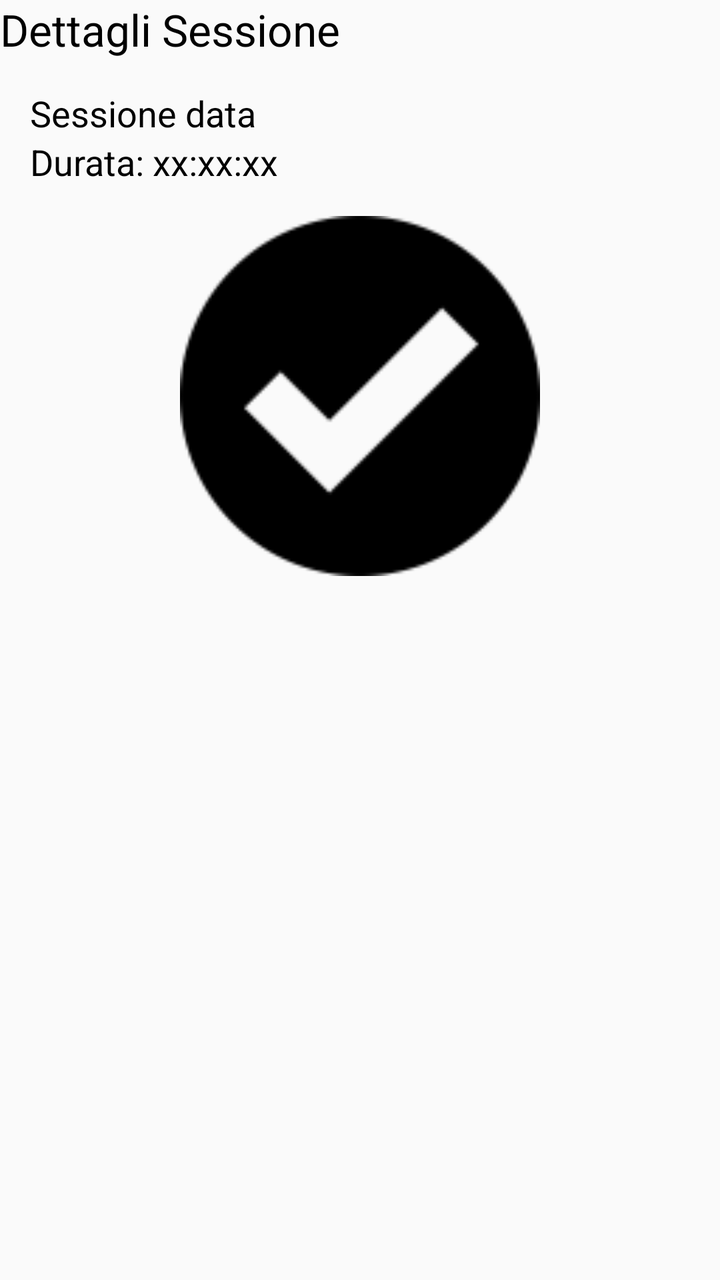
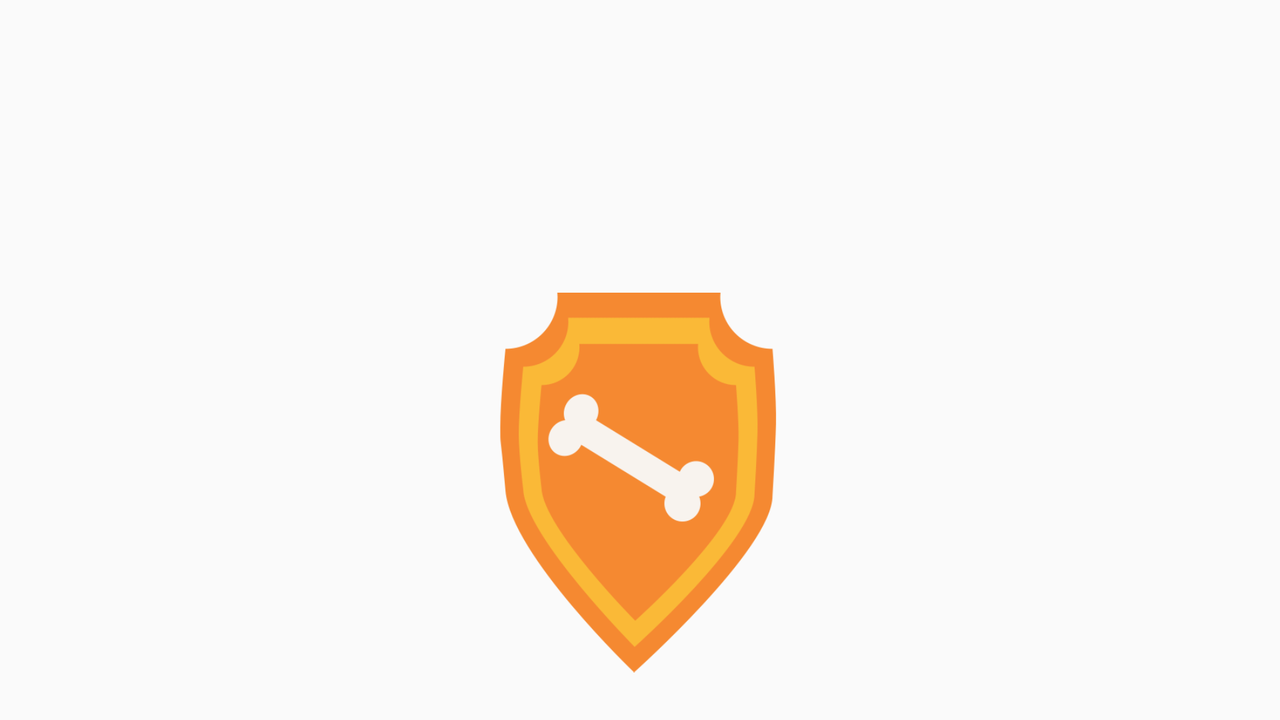

Two renders of one Android screen. The first uses the default layout on a phone; the second uses the alternative layout the repository ships for a different screen configuration, on a matching device. The two XML files are below.
<!-- AndroidManifest.xml: application theme AppTheme -->
<!-- res/layout/fragment_session_details.xml -->
<?xml version="1.0" encoding="utf-8"?>
<LinearLayout xmlns:android="http://schemas.android.com/apk/res/android"
    android:orientation="vertical" android:layout_width="match_parent"
    android:layout_height="wrap_content"
    android:id="@+id/DetailsFragment">

    <TextView
        android:layout_width="wrap_content"
        android:layout_height="wrap_content"
        android:textAppearance="?android:attr/textAppearanceLarge"
        android:text="Dettagli Sessione"
        android:id="@+id/titoloFragmentSessione" />

    <TextView
        android:layout_width="wrap_content"
        android:layout_height="wrap_content"
        android:textAppearance="?android:attr/textAppearanceMedium"
        android:text="Sessione data"
        android:layout_marginTop="15dp"
        android:layout_marginLeft="15dp"
        android:id="@+id/tvSessionName" />

    <TextView
        android:layout_width="wrap_content"
        android:layout_height="wrap_content"
        android:textAppearance="?android:attr/textAppearanceMedium"
        android:text="Durata: xx:xx:xx"
        android:layout_marginLeft="15dp"
        android:layout_marginBottom="15dp"
        android:id="@+id/tvSessionDuration" />

    <ImageView
        android:layout_width="180dp"
        android:layout_height="180dp"
        android:scaleType="fitXY"
        android:layout_gravity="center"
        android:src="@drawable/check"
        android:id="@+id/ivGraficoSessione" />


</LinearLayout>
<!-- resources referenced by this layout -->
<resources>
  <!-- drawable check: png bitmap (drawable, 2631 bytes) -->
  <!-- from res/values-v21/ -->
  <style name="AppTheme" parent="android:Theme.Material.Light">
          <item name="android:colorPrimary">@color/colorPrimary</item>
          <item name="android:colorPrimaryDark">@color/colorPrimaryDark</item>
          <item name="android:colorAccent">@color/colorAccent</item>
          <item name="android:textColorPrimary">@color/textColorPrimary</item>
          <item name="android:textColor">@color/textColorSecondary</item>
          <item name="android:navigationBarColor">@color/navigationBarColor</item>
      </style>
  <color name="colorPrimary">#f44336</color>
  <color name="colorPrimaryDark">#b71c1c</color>
  <color name="colorAccent">#f44336</color>
  <color name="textColorPrimary">#000</color>
  <color name="textColorSecondary">#000</color>
  <color name="navigationBarColor">#000</color>
</resources>
<!-- res/layout-land/fragment_session_details.xml (the author's variant of the layout above) -->
<!-- drawn on the phone turned sideways -->
<?xml version="1.0" encoding="utf-8"?>
<RelativeLayout xmlns:android="http://schemas.android.com/apk/res/android"
    android:orientation="vertical" android:layout_width="match_parent"
    android:layout_height="wrap_content"
    android:layout_marginTop="15dp"
    android:layout_marginLeft="15dp"
    android:id="@+id/DetailsFragment">

    <TextView
        android:layout_width="wrap_content"
        android:layout_height="wrap_content"
        android:textAppearance="?android:attr/textAppearanceLarge"
        android:layout_alignParentTop="true"
        android:singleLine="true"
        android:ellipsize="end"
        android:lines="1"
        android:scrollHorizontally="true"
        android:id="@+id/tvSessionName" />

    <TextView
        android:layout_width="wrap_content"
        android:layout_height="wrap_content"
        android:textAppearance="?android:attr/textAppearanceMedium"
        android:layout_marginTop="10dp"
        android:layout_below="@+id/tvSessionName"
        android:id="@+id/tvSessionDate" />

    <TextView
        android:layout_width="wrap_content"
        android:layout_height="wrap_content"
        android:textAppearance="?android:attr/textAppearanceMedium"
        android:layout_marginTop="10dp"
        android:layout_below="@+id/tvSessionDate"
        android:id="@+id/tvSessionTime" />

    <TextView
        android:layout_width="wrap_content"
        android:layout_height="wrap_content"
        android:textAppearance="?android:attr/textAppearanceMedium"
        android:layout_below="@+id/tvSessionTime"
        android:id="@+id/tvSessionDuration" />

    <ImageView
        android:layout_width="wrap_content"
        android:layout_height="match_parent"
        android:maxWidth="190dp"
        android:maxHeight="190dp"
        android:adjustViewBounds="true"
        android:scaleType="fitCenter"
        android:layout_centerInParent="true"
        android:layout_below="@+id/tvSessionDuration"
        android:src="@drawable/logo_stripped"
        android:id="@+id/ivGraficoSessione" />


</RelativeLayout>
<!-- resources referenced by the variant -->
<!-- as the phone turned sideways resolves them -->
<resources>
  <!-- drawable logo_stripped: png bitmap (drawable, 26146 bytes) -->
  <!-- from res/values-v21/ -->
  <style name="AppTheme" parent="android:Theme.Material.Light">
          <item name="android:colorPrimary">@color/colorPrimary</item>
          <item name="android:colorPrimaryDark">@color/colorPrimaryDark</item>
          <item name="android:colorAccent">@color/colorAccent</item>
          <item name="android:textColorPrimary">@color/textColorPrimary</item>
          <item name="android:textColor">@color/textColorSecondary</item>
          <item name="android:navigationBarColor">@color/navigationBarColor</item>
      </style>
  <color name="colorPrimary">#f44336</color>
  <color name="colorPrimaryDark">#b71c1c</color>
  <color name="colorAccent">#f44336</color>
  <color name="textColorPrimary">#000</color>
  <color name="textColorSecondary">#000</color>
  <color name="navigationBarColor">#000</color>
</resources>
